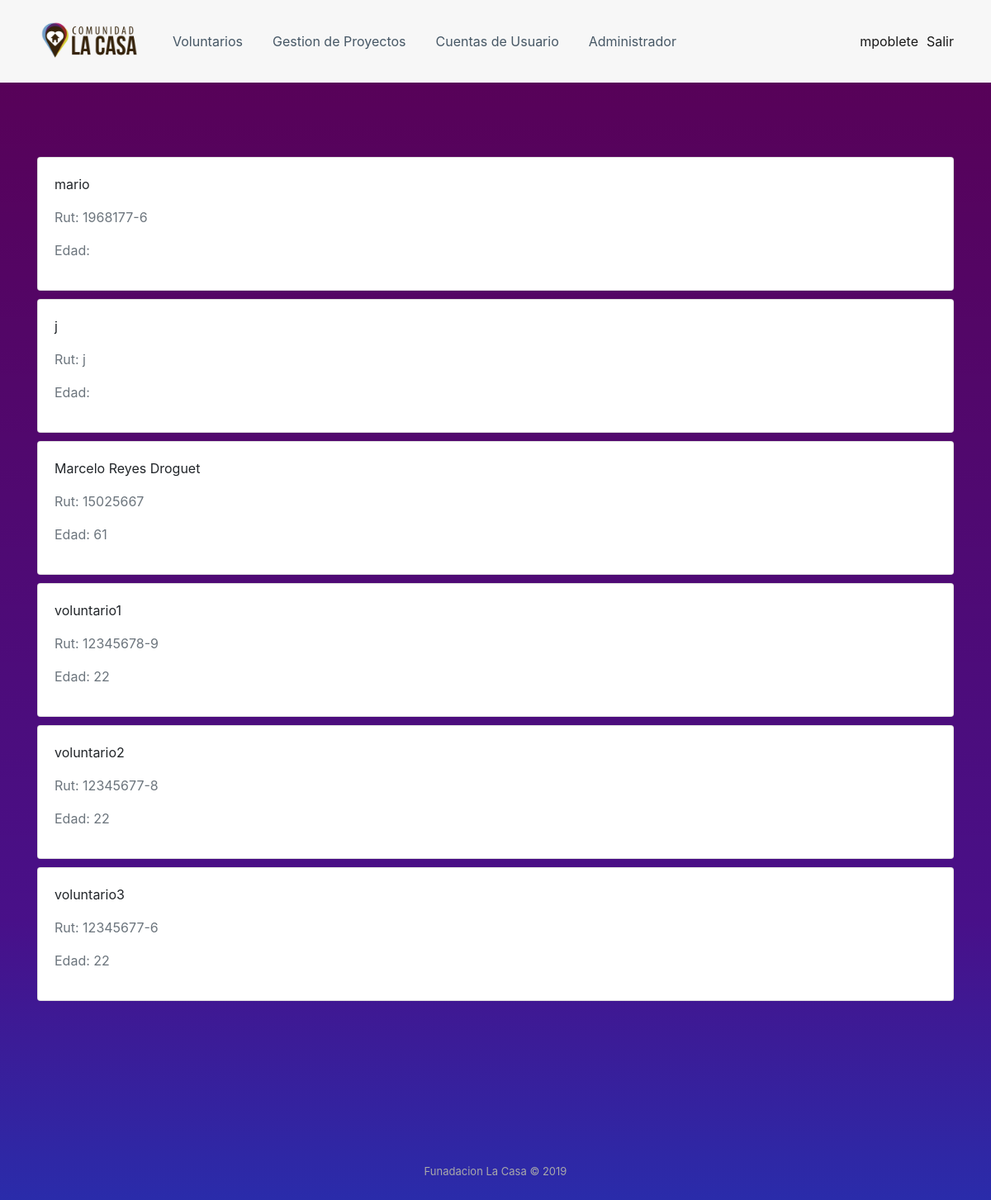
Before: /GestionV/ (signed in) with the older database file.
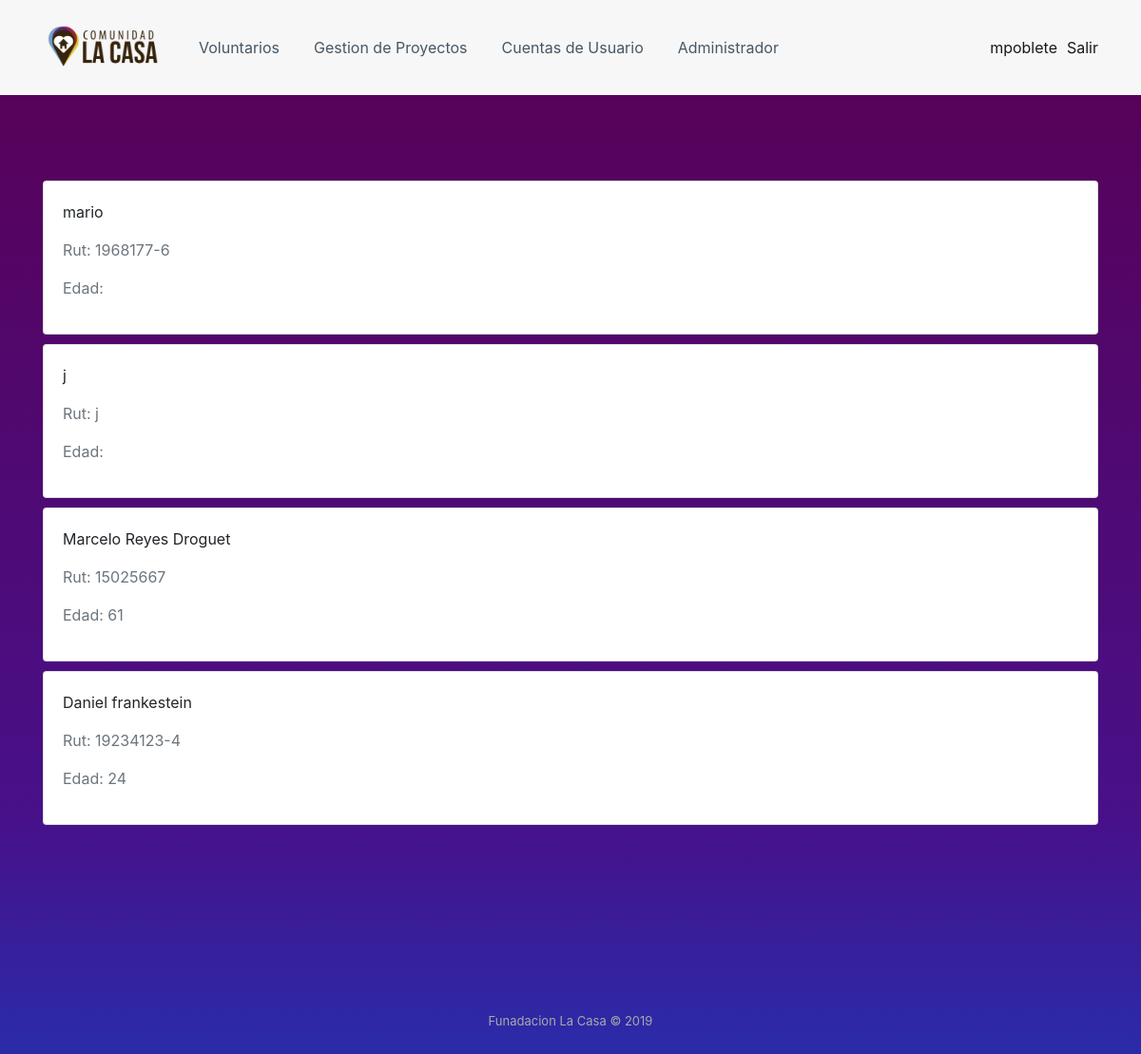
After: the same page with the newer database file.
### fundacion/models.py (models this page shows)
class Voluntario(models.Model):
    nombre = models.CharField(max_length=50)
    rut = models.CharField(max_length=11, primary_key=True)
    fecha = models.CharField(max_length=50)
    edad = models.CharField(max_length=50)
    celular = models.CharField(max_length=50)
    comuna = models.CharField(max_length=50)
    email = models.EmailField()
    fecha_incripcion = models.CharField(max_length=15)
    voluntarios = models.Manager()
    """
    ocupacion = models.CharField(max_length=50)
    nivel_educacion = models.CharField(max_length=50)
    grupo_interes = models.CharField(max_length=50)
    """
    def __str__ (self):
        return self.nombre

### fundacion/views.py (the view)
# urls.py: url(r'^GestionV/$', views.GestionarVoluntarios, name="GestionVoluntarios"),
def GestionarVoluntarios(request):
    voluntarios = get_list_or_404(Voluntario)
    print(voluntarios)
    return render(request, 'fundacion/gestion_voluntario.html', {'voluntarios': voluntarios})

### fundacion/templates/fundacion/gestion_voluntario.html
{% extends "fundacion/base.html" %}
{% load static %}
{% block content %}
<div class="register-photo" style="background-color: transparent;">
    <div class="container" style="background-color: transparent;">
        {% if user.is_authenticated %}
            {% if voluntarios %}
                {% for voluntario in voluntarios %}
                    <div class="card" style="margin-top: 10px" >
                        <div class="card-body">
                            <p class="card-text">{{ voluntario.nombre }}</p>
                            <p class="text-muted">Rut: {{ voluntario.rut }}</p>
                            <p class="card-subtittle; text-muted">Edad: {{ voluntario.edad }}</p>
                        </div>
                    </div>
                {% endfor %}
            {% endif %}
        {% else %}
            <p class="text-center">Para ingresar al sistema por favor inicie Sesion</p>
            <a class="text-center nav-link" href="{% url 'login' %}">Iniciar Sesion</a>
        {% endif %}
    </div>
</div>
{% endblock content %}

### fundacion/templates/fundacion/base.html (shortened to what this page needs)
{% load static %}
<!DOCTYPE html>
    <head>
        <link rel="stylesheet" href="{% static 'assets/bootstrap/css/bootstrap.min.css' %}">
        <link rel="stylesheet" href="{% static 'assets/css/Footer-Basic.css'%} ">
        <link rel="stylesheet" href="{% static 'assets/css/Footer-Clean.css'%}">
        <link rel="stylesheet" href="{% static 'assets/css/Navigation-with-Button.css'%}">
        <link rel="stylesheet" href="{% static 'assets/css/Registration-Form-with-Photo.css'%}">
        <link rel="stylesheet" href="{% static 'assets/css/grad.css'%}">
        <link rel="stylesheet" href=""
        {% block head %}
        {% endblock head %}
    </head>
    <body>
        {% include "fundacion/navbar.html" %}
        {% block content %}
        {% endblock content %}
        {% include "fundacion/footer.html" %}
    </body>
</html>

### fundacion/templates/fundacion/navbar.html (shortened to what this page needs)
{% load static %}
    <div>
        <nav class="navbar navbar-light navbar-expand-md navigation-clean-button" style="background-color: rgb(247,247,247);">
            <div class="container"><a class="navbar-brand" href="{% url 'index' %}"><img src="{% static 'assets/img/logo.png' %}" style="width: 130px;"></a>
                <div
                    class="collapse navbar-collapse" id="navcol-1">
                    <ul class="nav navbar-nav mr-auto">
                        {% if user.is_authenticated %}
                            <li class="nav-item" role="presentation"><a class="nav-link" href="#">Voluntarios</a>
                            </li>
                            <li class="nav-item" role="presentation"><a class="nav-link" href="{% url 'crearProyectos' %}">Gestion de Proyectos</a></li>
                        {% endif %}
                        {% if user.is_superuser %}
                            <li class="nav-item" role="presentation"><a class="nav-link" href="{% url 'register' %}">Cuentas de Usuario</a></li>
                            <li class="nav-item" role="presentation"><a class="nav-link" href="{% url 'admin:index' %}">Administrador</a></li>
                        {% endif %}
                    </ul>
                    {% if user.is_authenticated %}
                        <span class="navbar-text actions"> <a style="margin: 10px">{{user.username}}</a></span>
                        <span class="navbar-text actions"> <a href="{% url 'logout' %}" class="salir">Salir</a></span>
                    {% else %}
                        <span class="navbar-text actions"> <a href="{% url 'login' %}" class="login">Iniciar Sesion</a></span>
                    {% endif %}
                </div>
            </div>
        </nav>
</div>

### fundacion/templates/fundacion/footer.html (shortened to what this page needs)
<div class="footer-basic" style="background-color: transparent;">
    <footer>
        <ul class="list-inline" style="height: 62px;">
        </ul>
        <p class="copyright">Funadacion La Casa © 2019</p>
    </footer>
</div>

### fundacion/static/assets/css/Navigation-with-Button.css (style rules this page uses)
.navigation-clean-button { background: #fff; padding-top: .75rem; padding-bottom: .75rem; color: #333; border-radius: 0; box-shadow: none; border: none; margin-bottom: 0; }
@media (min-width:768px) { .navigation-clean-button { padding-top: 1rem; padding-bottom: 1rem; } }
.navigation-clean-button .navbar-brand { font-weight: bold; color: inherit; }
.navigation-clean-button .navbar-collapse, .navigation-clean-button .form-inline { border-top-color: #ddd; }
.navigation-clean-button.navbar .navbar-nav .nav-link { padding-left: 18px; padding-right: 18px; }
.navigation-clean-button.navbar-light .navbar-nav .nav-link { color: #465765; }

### fundacion/static/assets/css/Registration-Form-with-Photo.css (style rules this page uses)
.register-photo { background: #f1f7fc; padding: 80px 0; }

### fundacion/static/assets/css/grad.css (style rules this page uses)
body { background: rgb(89,0,84); background: linear-gradient(180deg, rgba(89,0,84,1) 0%, rgba(60,0,129,0.9360119047619048) 76%, rgba(3,8,157,0.8491771708683473) 100%); }

### fundacion/templates/fundacion/navbar.html (style rules this page uses)
ul, ol { list-style:none; }

Changed rows visible on the page:
removed Voluntario: nombre "voluntario1", rut "12345678-9", edad "22"
removed Voluntario: nombre "voluntario2", rut "12345677-8", edad "22"
removed Voluntario: nombre "voluntario3", rut "12345677-6", edad "22"
added Voluntario: nombre "Daniel frankestein", rut "19234123-4", edad "24"
